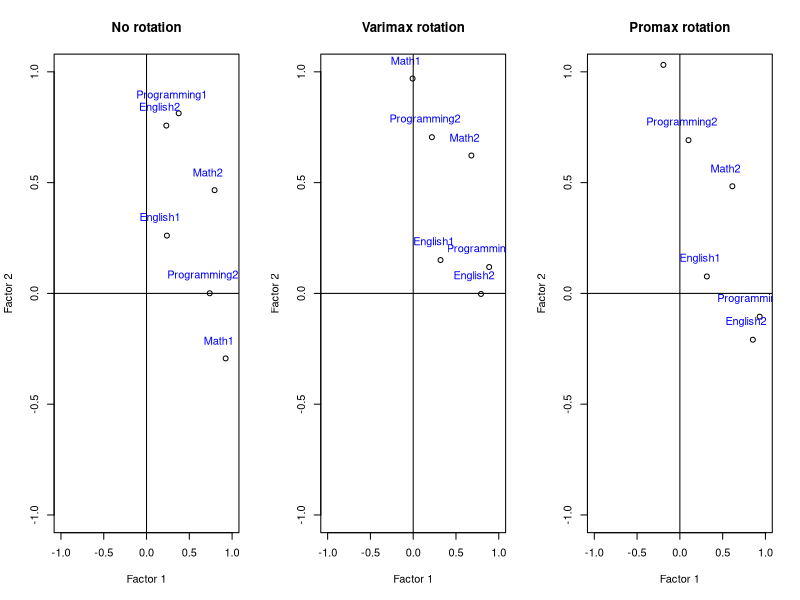

Source code (R):
# Load required packages
library(psych)
library(GPArotation)

# Given data
data <- data.frame(
  Math1 = c(17.18, 19, 18, 17.5, 12.3, 18.5, 15.13, 18.25, 20, 16.7),
  Math2 = c(18.75, 20, 17, 16, 15, 15, 16, 20, 19.5, 18.25),
  English1 = c(16.75, 17.5, 18, 17.5, 16.75, 17, 18, 18.75, 17, 18.75),
  English2 = c(18.5, 20, 17, 15, 18.9, 18, 16.75, 19.9, 17.5, 20),
  Programming1 = c(19, 18, 18, 14.5, 18, 14, 13, 20, 18, 20),
  Programming2 = c(18.75, 18, 17, 17, 12, 18.5, 17.25, 20, 17.5, 20)
)


# Observational Factor Analysis
# Matrix C with 2 rows and 6 columns
C <- matrix(c(0.5, 0.5, 0.5, 0, 0, 0,
              0, 0, 0, 0.5, 0.5, 0.5), byrow = TRUE, nrow = 2)

U <- scale(data)
Factors <- U %*% t(C)
factor_loads <- cor(data, Factors)
cor(Factors[, 1], Factors[, 2])

# Orthogonal Factor Analysis with psych
ofa_result <- fa(data, nfactors = 4, rotate = "varimax")
print(ofa_result)
fa.sort(ofa_result, polar = FALSE)
f <- ofa_result$scores
u <- scale(data) - f %*% t(ofa_result$loadings)

# Oblique Factor Analysis with psych
ofa_result1 <- fa(data, nfactors = 4, rotate = "oblimin")
print(ofa_result1)
fa.sort(ofa_result1, polar = FALSE)

# Maximum-Likelihood Factor Analysis
class <- factanal(data, factors = 2)
class
apply(class$loadings^2, 1, sum) # Communality
1 - apply(class$loadings^2, 1, sum) # Uniqueness
Lambda <- class$loadings
Psi <- diag(class$uniquenesses)
S <- class$correlation
Sigma <- Lambda %*% t(Lambda) + Psi
round(S - Sigma, 6)

# Interpretation of the factors with scatter plots
class_none <- factanal(data, factors = 2, rotation = "none", scores = "Bartlett")
class_varimax <- factanal(data, factors = 2, rotation = "varimax", scores = "Bartlett")
class_promax <- factanal(data, factors = 2, rotation = "promax", scores = "Bartlett")

par(mfrow = c(1, 3))
plot(class_none$loadings[, 1],
     class_none$loadings[, 2],
     xlab = "Factor 1",
     ylab = "Factor 2",
     ylim = c(-1, 1),
     xlim = c(-1, 1),
     main = "No rotation")
text(class_none$loadings[, 1] - 0.08,
     class_none$loadings[, 2] + 0.08,
     colnames(data),
     col = "blue")
abline(h = 0, v = 0)

plot(class_varimax$loadings[, 1],
     class_varimax$loadings[, 2],
     xlab = "Factor 1",
     ylab = "Factor 2",
     ylim = c(-1, 1),
     xlim = c(-1, 1),
     main = "Varimax rotation")
text(class_varimax$loadings[, 1] - 0.08,
     class_varimax$loadings[, 2] + 0.08,
     colnames(data),
     col = "blue")
abline(h = 0, v = 0)

plot(class_promax$loadings[, 1],
     class_promax$loadings[, 2],
     xlab = "Factor 1",
     ylab = "Factor 2",
     ylim = c(-1, 1),
     xlim = c(-1, 1),
     main = "Promax rotation")
text(class_promax$loadings[, 1] - 0.08,
     class_promax$loadings[, 2] + 0.08,
     colnames(data),
     col = "blue")
abline(h = 0, v = 0)
